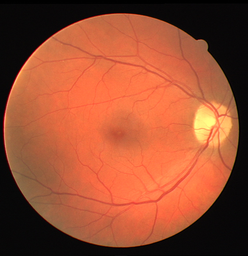
#> input picture immagini/Immagini/retina.tif, 248 x 256 px, shrunk from 565 x 584 before the run, found by its file name
$ python esercizio_11.py
#> lines starting #> are read from the running program, lines starting #| are printed output that depends on the picture; after the words box and inside, x2 and y2 are one past the last pixel; in counts of white or black regions, pixels touching at a corner belong together
import numpy as np
import skimage.io as io
import skimage.util as ut
import matplotlib.pyplot as plt
import scipy.ndimage as ndi
import sys
sys.path.append('C:\\Users\\rocco\\Documents\\università\\ESM\\laboratorio')
from my_modules.my_lib import rotate
path = 'C:\\Users\\rocco\\Documents\\università\\ESM\\laboratorio\\Immagini\\'

def genera_maschera(n):
    m1 = np.zeros((n,n))
    m1[n//2] = 1
    m2 = m1.T
    m3 = np.triu(np.ones((n,n)), 0) - np.triu(np.ones((n,n)), 1)
    m4 = m3[:,::-1]

    masks = np.stack((m1,m2,m3,m4), 0)
    return masks>0

def my_filter(x, masks):
    x = x.reshape((7,7))
    diff_0 = np.mean(x[masks[0]]) - np.mean(x[1-masks[0]])
    diff_1 = np.mean(x[masks[1]]) - np.mean(x[1-masks[1]])
    diff_2 = np.mean(x[masks[2]]) - np.mean(x[1-masks[2]])
    diff_3 = np.mean(x[masks[3]]) - np.mean(x[1-masks[3]])
    stacked_diff = np.stack((diff_0, diff_1, diff_2, diff_3), -1)
    min = np.min(stacked_diff, -1)
    return min

def segmenta(x, masks):
    filtered_x = ndi.generic_filter(x, my_filter, (7,7), extra_keywords={'masks':masks})
    map = filtered_x > -5
    return map

def elimina_cerchio(x):
    M,N = x.shape
    j,i = np.meshgrid(np.arange(N)-N/2, np.arange(M)-M/2)
    m = (j**2 + i**2) < 0.2*N*M
    return x*m

if __name__=='__main__':
    im = path + 'retina.tif'

    x = np.float32(io.imread(im, plugin='pil'))
    green_x = x[:,:,1]
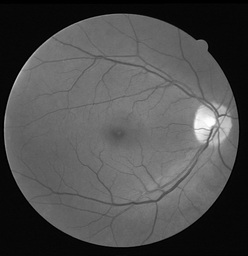
#> green_x: shape (256, 248) float32; min 0, max 255, mean 77.8
    masks = genera_maschera(7)
    map = segmenta(green_x, masks)
#> in segmenta, `filtered_x = ndi.generic_filter(x, my_filter, (7,7), extra_keywords={'..`:
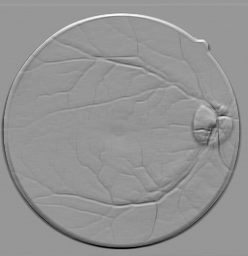
#> filtered_x: shape (256, 248) float32; min -103.9, max 70.82, mean -2.5; drawn with min black and max white
#> in segmenta, `map = filtered_x > -5`:
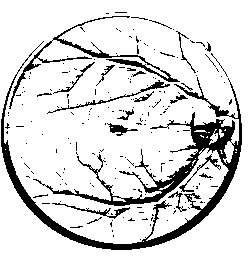
#> map: shape (256, 248) bool; 85.5% white; 196 black regions (174 under 20 px), largest, box (x1, y1, x2, y2) and area: (1, 41, 242, 250) 6043, (9, 16, 180, 109) 1078, (47, 80, 170, 114) 286
    clear_map = elimina_cerchio(map)
#> in elimina_cerchio, `return x*m`:
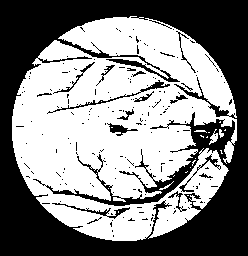
#> returned value: shape (256, 248) bool; 53.3% white; 181 black regions (163 under 20 px), largest, box (x1, y1, x2, y2) and area: (0, 0, 248, 256) 27701, (47, 80, 170, 114) 286, (52, 203, 130, 219) 202
    # stampa section
    plt.close('all')
    plt.figure(1)
    plt.subplot(1,4,1)
    plt.imshow(masks[0],clim=[0,1], cmap='gray')
    plt.subplot(1,4,2)
    plt.imshow(masks[1],clim=[0,1], cmap='gray')
    plt.subplot(1,4,3)
    plt.imshow(masks[2],clim=[0,1], cmap='gray')
    plt.subplot(1,4,4)
    plt.imshow(masks[3],clim=[0,1], cmap='gray')
    plt.figure(2)
    plt.imshow(green_x,clim=None, cmap='gray')
    plt.figure(3)
    plt.imshow(map,clim=[0,1], cmap='gray')
    plt.figure(4)
    plt.imshow(clear_map,clim=[0,1], cmap='gray')
    plt.show()
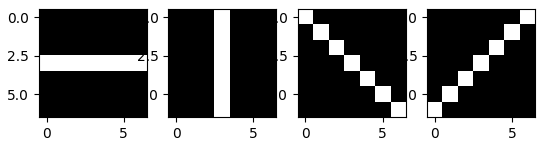
#> figure drawn by matplotlib, 4 panels
